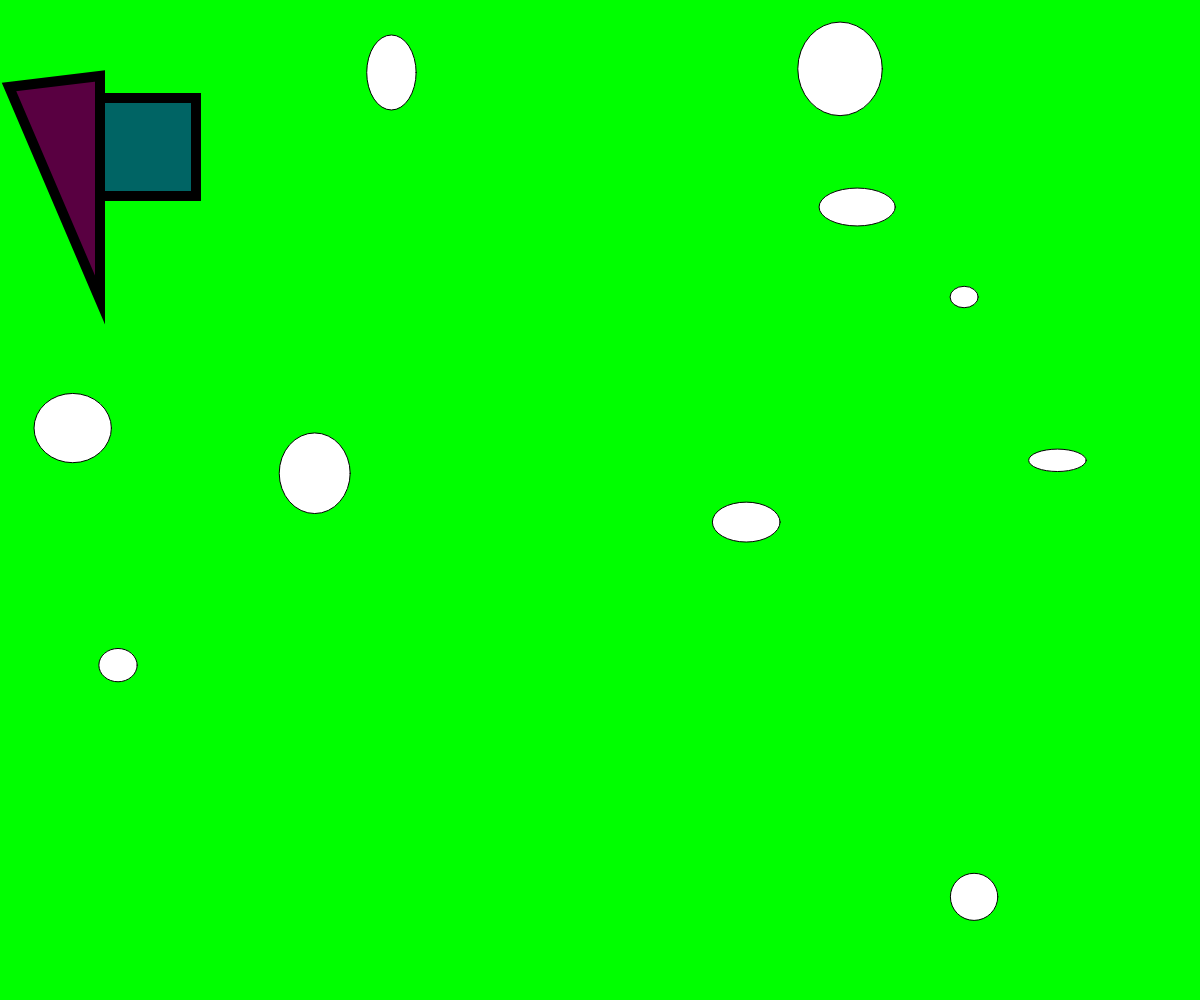
Frame 1 (no input)
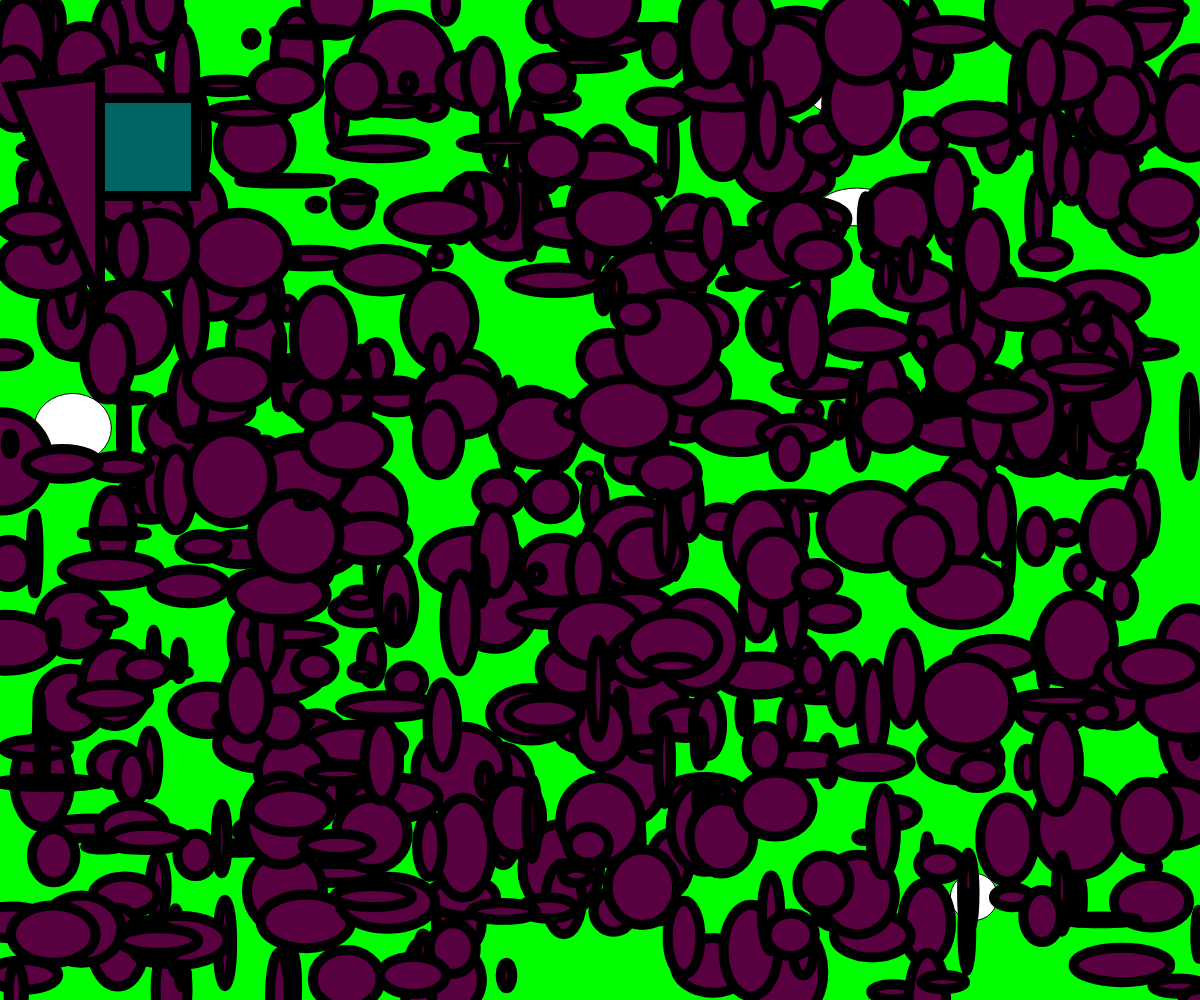
Frame 60 (no input)
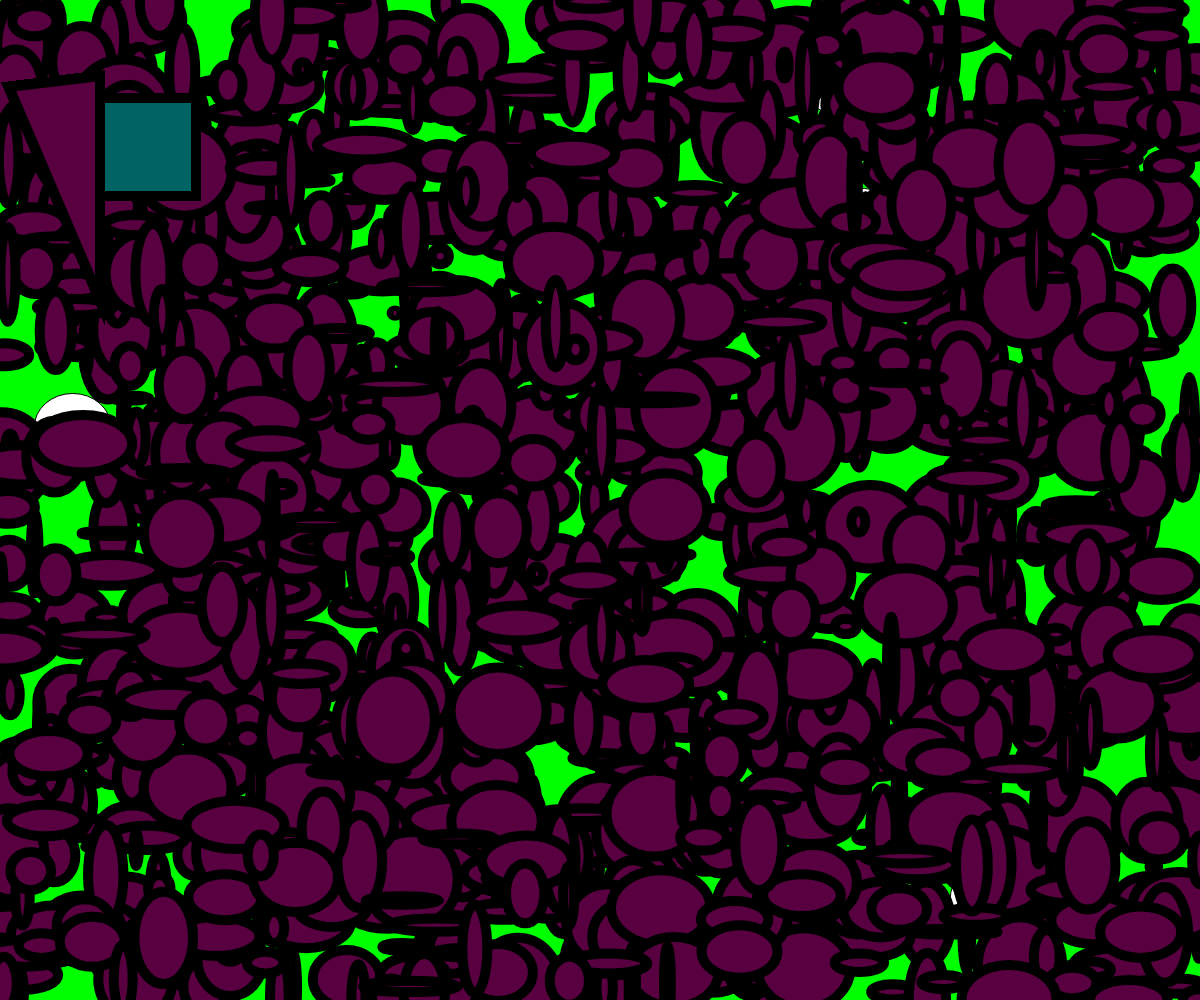
Frame 120 (the mouse pressed at the canvas centre since frame 60)

The p5.js sketch that drew these frames (run headless with seeded random() and noise() and a simulated clock; from frame 60 on, the mouse is pressed at the canvas centre):

// p5.js sketch
// ── sketch.js
let escala = 20;

function setup() {
  createCanvas(windowWidth, windowHeight);
  background(0, 255, 0);
  for (let iterador = 0; iterador < 10; iterador++) {
    console.log(iterador);
  }
}

function draw() {
  
  
  //ellipse(mouseX, mouseY, 20 * escala, 20 * escala);
  for (let iterador = 0; iterador < 10; iterador++) {
    ellipse(random(0,width),
           random(0,height),
           random(5,100),
           random(5,100)
           );
  }
  // el stroke cambia grosor del trazo
  // cada constante le puse un color
  const c = color(0, 100, 100);
  const d = color(89, 0, 65);
  //
  fill(c);
  strokeWeight(10);
  console.log;
  // square es un cuadrado
  square(98, 98, 98);
  fill(d);
  // el triangulo son 6 numeros
  triangle(100, 300, 09, 87, 100, 76);
}
